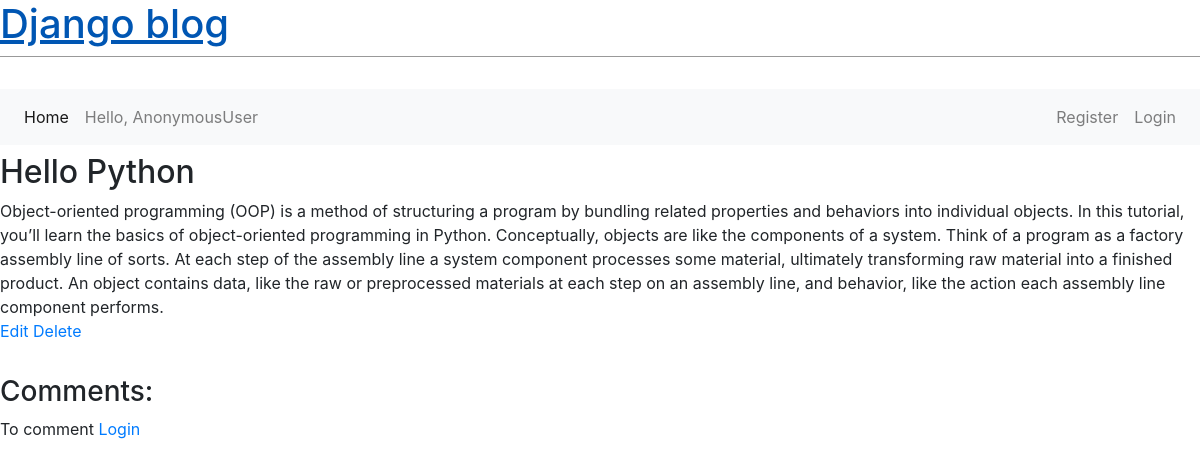
The app's page /post/2/ with its own data.
### blog/models.py (models this page shows, shortened)
class Post (models.Model):
    title = models.CharField (max_length=200)
    author = models.ForeignKey ('auth.User', on_delete=models.CASCADE)
    body = models.TextField ()

### blog/views.py (the view, shortened to what this page needs)
def BlogDetailView (request, pk):
    post = Post.objects.get (pk=pk)
    form = CommentForm ()
    comments = Comment.objects.filter (post=post)
    context = {
        "post": post,
        "comments": comments,
        "form": form,
    }
    return render (request, "post_detail.html", context)

### templates/post_detail.html (shortened to what this page needs)
{% extends 'base.html' %}
{% load static %}
{% block content %}
    <div  class="post-entry">
            <div class="justify-content-center">
        <h2> {{post.title}}</h2>
        <p> {{post.body }}</p>
        <a href="{%  url 'post_edit' post.pk %}"> Edit </a>
        <a href="{%  url 'post_delete' post.pk %}"> Delete </a>
            </div>
        </div>
        <h3>Comments:</h3>
    <div class="form-container">
                {% if request.user.is_authenticated %}
                    <h4>Leave a comment:</h4>
                    <form action="/post/{{ post.pk }}/" method="post">
                        {% csrf_token %}
                        <div class="form-group">
                            <p>Name</p>
                            {{ form.name }}
                        </div>
                    <div class="form-group">
                            <p>Email</p>
                        {{  form.email}}
                    </div>
                    <div class="form-group">
                            <p>Comment</p>
                        {{ form.body }}
                    </div>
                    <button type="submit" class="btn btn-primary">Submit</button>
                    </form>
                {% else %}
                <p>To comment<a href="{% url 'login'%}"> Login </a></p>
                {% endif %}
{% endblock %}

### static/css/base.css (style rules this page uses)
body { font-family: 'Open Sans', serif; font-size: 18px; }
.post-entry { margin-bottom: 2rem; }
.post-entry h2 { margin: 0.5rem 0; }
h3 { color: indigo; }
.post-entry p { margin: 0; font-weight: 400; }

### records on screen
Post: title "Hello Python", body "Object-oriented programming (OOP) is a method of structuring a program by bundling related properties and behaviors into individual objects. In this tutorial, you’ll learn the basics of object-oriented programming in Python. Conceptually, objects are like the components of a system. Think of a program as a factory assembly line of sorts. At each step of the assembly line a system component processes some material, ultimately transforming raw material into a finished product. An object contains data, like the raw or preprocessed materials at each step on an assembly line, and behavior, like the action each assembly line component performs."

### other values on screen
{{ request.user }} "AnonymousUser"
